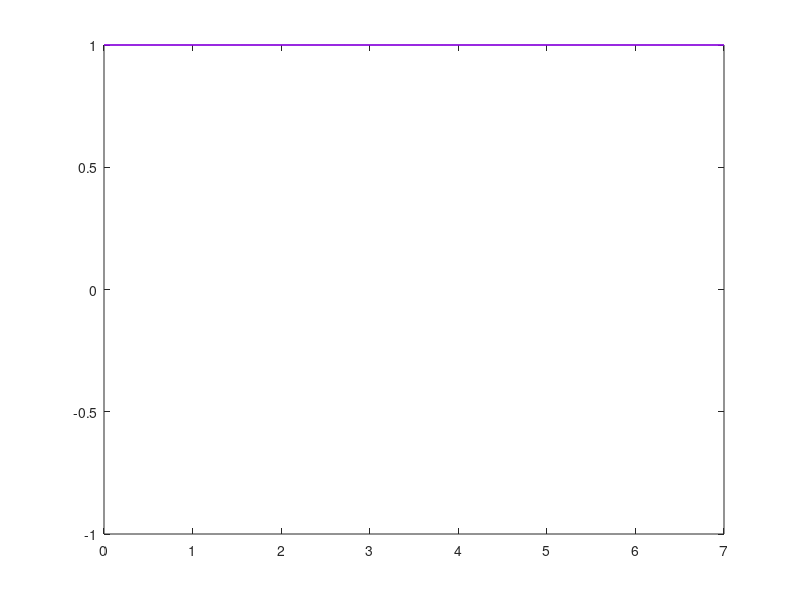
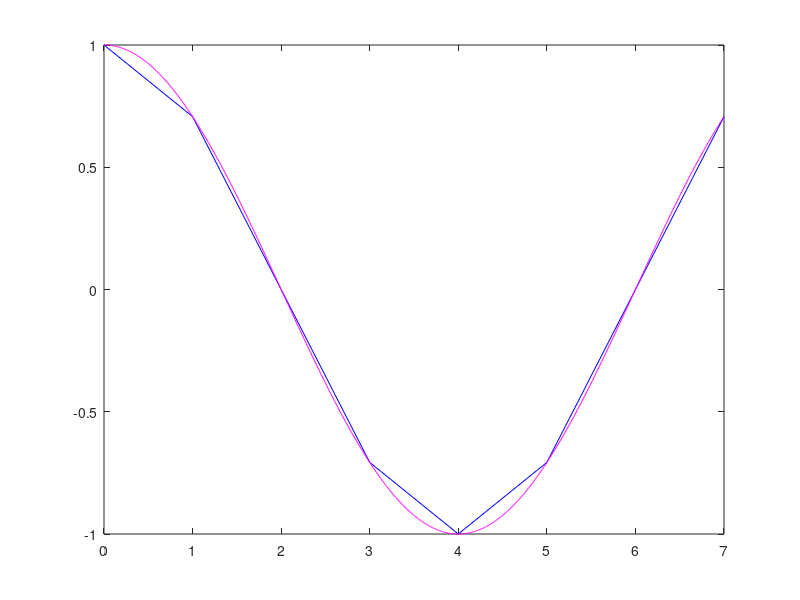
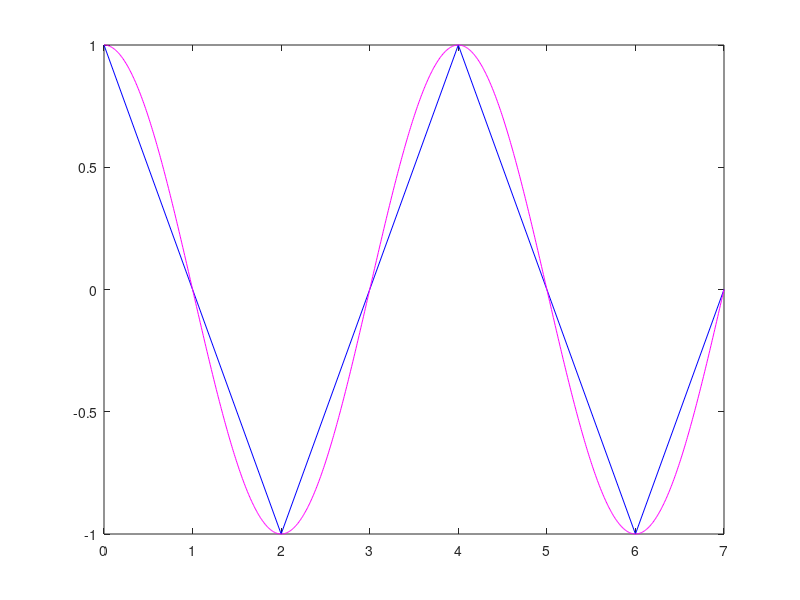
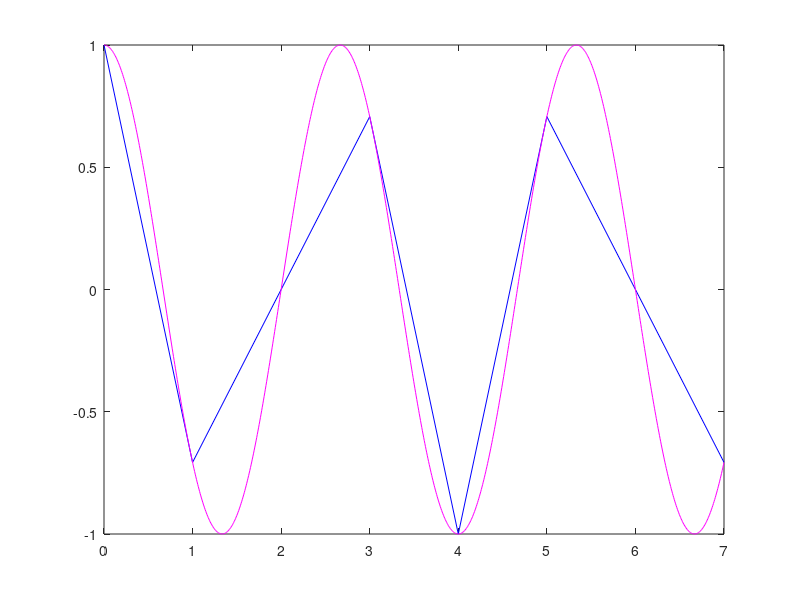

These figures' MATLAB source, in order:
%DFT
%The input signal contains the signal being decomposed, while the two
%signals (ImX[n] & ReX[n]) ontain the amplitudes of the comonent sine and
%cosine waves scaled
clear all 
close all

% N points   =>   N+2 signals
N = 8

% Basis functions

% ck[i] = cos(2*pi*k*i/N)
% sk[i] = sin(2*pi*k*i/N)

% ck[i] & sk[i] are the cosine ans sine waves, each N point length
% i runs from 0 to N-1
%The parameter k determines the frequency of the wave, k takes values from
%0 to N/2

%The frequency parameter k is equal to the number of complete cycles that
%occur over the N points of the signal

%  c1[]  => one complete cycle in N points
%  c2[]  => two complete cycles in N points

i = 0:N-1

t = linspace(0, i(end), 1000);

% ReX[]
for k = 0:N/2
    y  = cos(2*pi*k*i/N)
    yt = cos(2*pi*k*t/N)
    figure
    plot(i, y, 'b', t, yt, 'm');
    ylim([-1 1])
end

% ImX[]
for k = 0:N/2
    y  = sin(2*pi*k*i/N)
    yt = sin(2*pi*k*t/N)
    figure 
    plot(i, y, 'b', t, yt, 'm');
    ylim([-1 1])
end
